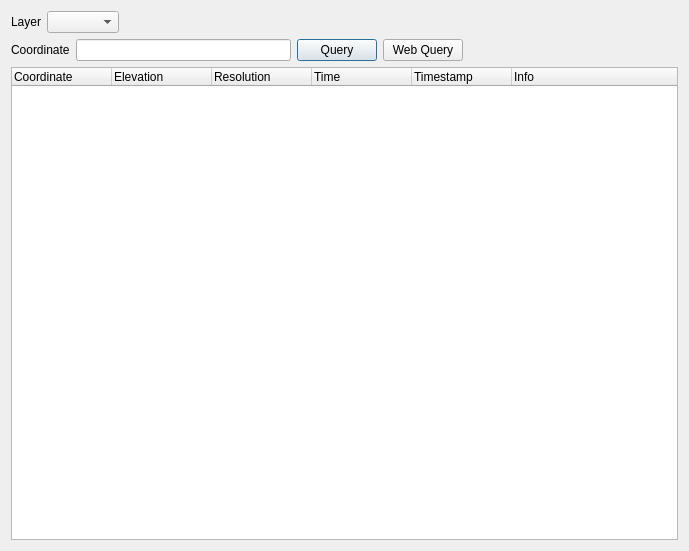
<?xml version="1.0" encoding="UTF-8"?>
<ui version="4.0">
 <class>RetrieveElevationDialog</class>
 <widget class="QDialog" name="RetrieveElevationDialog">
  <property name="geometry">
   <rect>
    <x>0</x>
    <y>0</y>
    <width>689</width>
    <height>551</height>
   </rect>
  </property>
  <property name="windowTitle">
   <string>Retrieve Elevation</string>
  </property>
  <layout class="QVBoxLayout" name="verticalLayout">
   <item>
    <layout class="QHBoxLayout" name="horizontalLayout_3">
     <item>
      <widget class="QLabel" name="label_4">
       <property name="sizePolicy">
        <sizepolicy hsizetype="Preferred" vsizetype="Minimum">
         <horstretch>0</horstretch>
         <verstretch>0</verstretch>
        </sizepolicy>
       </property>
       <property name="text">
        <string>Layer</string>
       </property>
      </widget>
     </item>
     <item>
      <widget class="QComboBox" name="layer">
       <property name="sizePolicy">
        <sizepolicy hsizetype="Preferred" vsizetype="Minimum">
         <horstretch>0</horstretch>
         <verstretch>0</verstretch>
        </sizepolicy>
       </property>
      </widget>
     </item>
     <item>
      <spacer name="horizontalSpacer">
       <property name="orientation">
        <enum>Qt::Horizontal</enum>
       </property>
       <property name="sizeHint" stdset="0">
        <size>
         <width>40</width>
         <height>20</height>
        </size>
       </property>
      </spacer>
     </item>
    </layout>
   </item>
   <item>
    <layout class="QHBoxLayout" name="horizontalLayout_2">
     <item>
      <widget class="QLabel" name="label">
       <property name="sizePolicy">
        <sizepolicy hsizetype="Preferred" vsizetype="Minimum">
         <horstretch>0</horstretch>
         <verstretch>0</verstretch>
        </sizepolicy>
       </property>
       <property name="text">
        <string>Coordinate</string>
       </property>
      </widget>
     </item>
     <item>
      <widget class="QLineEdit" name="coordinate">
       <property name="sizePolicy">
        <sizepolicy hsizetype="Expanding" vsizetype="Minimum">
         <horstretch>0</horstretch>
         <verstretch>0</verstretch>
        </sizepolicy>
       </property>
      </widget>
     </item>
     <item>
      <widget class="QPushButton" name="queryButton">
       <property name="text">
        <string>Query</string>
       </property>
      </widget>
     </item>
     <item>
      <widget class="QPushButton" name="webQueryButton">
       <property name="text">
        <string>Web Query</string>
       </property>
      </widget>
     </item>
     <item>
      <spacer name="horizontalSpacer_2">
       <property name="orientation">
        <enum>Qt::Horizontal</enum>
       </property>
       <property name="sizeHint" stdset="0">
        <size>
         <width>40</width>
         <height>20</height>
        </size>
       </property>
      </spacer>
     </item>
    </layout>
   </item>
   <item>
    <widget class="QSplitter" name="splitter">
     <property name="sizePolicy">
      <sizepolicy hsizetype="Expanding" vsizetype="Expanding">
       <horstretch>0</horstretch>
       <verstretch>0</verstretch>
      </sizepolicy>
     </property>
     <property name="orientation">
      <enum>Qt::Horizontal</enum>
     </property>
     <widget class="QTreeWidget" name="results">
      <property name="sizePolicy">
       <sizepolicy hsizetype="Expanding" vsizetype="Maximum">
        <horstretch>0</horstretch>
        <verstretch>0</verstretch>
       </sizepolicy>
      </property>
      <column>
       <property name="text">
        <string>Coordinate</string>
       </property>
      </column>
      <column>
       <property name="text">
        <string>Elevation</string>
       </property>
      </column>
      <column>
       <property name="text">
        <string>Resolution</string>
       </property>
      </column>
      <column>
       <property name="text">
        <string>Time</string>
       </property>
      </column>
      <column>
       <property name="text">
        <string>Timestamp</string>
       </property>
      </column>
      <column>
       <property name="text">
        <string>Info</string>
       </property>
      </column>
     </widget>
    </widget>
   </item>
  </layout>
 </widget>
 <resources/>
 <connections>
  <connection>
   <sender>layer</sender>
   <signal>currentIndexChanged(int)</signal>
   <receiver>RetrieveElevationDialog</receiver>
   <slot>layerChanged()</slot>
   <hints>
    <hint type="sourcelabel">
     <x>124</x>
     <y>18</y>
    </hint>
    <hint type="destinationlabel">
     <x>344</x>
     <y>275</y>
    </hint>
   </hints>
  </connection>
  <connection>
   <sender>queryButton</sender>
   <signal>clicked()</signal>
   <receiver>RetrieveElevationDialog</receiver>
   <slot>query()</slot>
   <hints>
    <hint type="sourcelabel">
     <x>177</x>
     <y>16</y>
    </hint>
    <hint type="destinationlabel">
     <x>344</x>
     <y>275</y>
    </hint>
   </hints>
  </connection>
  <connection>
   <sender>webQueryButton</sender>
   <signal>clicked()</signal>
   <receiver>RetrieveElevationDialog</receiver>
   <slot>webQuery()</slot>
   <hints>
    <hint type="sourcelabel">
     <x>405</x>
     <y>45</y>
    </hint>
    <hint type="destinationlabel">
     <x>344</x>
     <y>275</y>
    </hint>
   </hints>
  </connection>
  <connection>
   <sender>results</sender>
   <signal>itemClicked(QTreeWidgetItem*,int)</signal>
   <receiver>RetrieveElevationDialog</receiver>
   <slot>resultItemClicked(QTreeWidgetItem*,int)</slot>
   <hints>
    <hint type="sourcelabel">
     <x>344</x>
     <y>304</y>
    </hint>
    <hint type="destinationlabel">
     <x>344</x>
     <y>275</y>
    </hint>
   </hints>
  </connection>
  <connection>
   <sender>results</sender>
   <signal>customContextMenuRequested(QPoint)</signal>
   <receiver>RetrieveElevationDialog</receiver>
   <slot>resultItemContextMenu(QPoint)</slot>
   <hints>
    <hint type="sourcelabel">
     <x>344</x>
     <y>304</y>
    </hint>
    <hint type="destinationlabel">
     <x>344</x>
     <y>275</y>
    </hint>
   </hints>
  </connection>
 </connections>
 <slots>
  <slot>query()</slot>
  <slot>webQuery()</slot>
  <slot>layerChanged()</slot>
  <slot>resultItemClicked(QTreeWidgetItem*,int)</slot>
  <slot>resultItemContextMenu(QPoint)</slot>
 </slots>
</ui>
